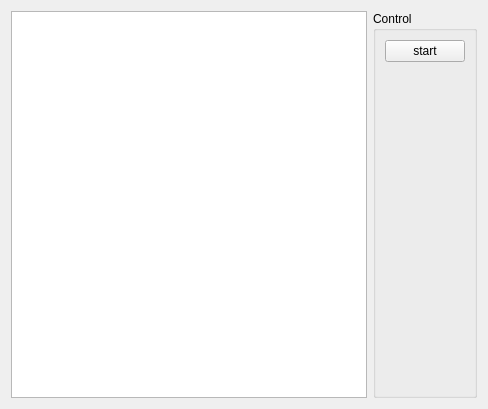
<?xml version="1.0" encoding="UTF-8"?>
<ui version="4.0">
 <class>master</class>
 <widget class="QWidget" name="master">
  <property name="geometry">
   <rect>
    <x>0</x>
    <y>0</y>
    <width>488</width>
    <height>409</height>
   </rect>
  </property>
  <property name="windowTitle">
   <string>Master</string>
  </property>
  <layout class="QVBoxLayout" name="verticalLayout_2">
   <item>
    <layout class="QHBoxLayout" name="horizontalLayout">
     <item>
      <widget class="QTreeView" name="treeView"/>
     </item>
     <item>
      <widget class="QGroupBox" name="groupBox">
       <property name="title">
        <string>Control</string>
       </property>
       <layout class="QVBoxLayout" name="verticalLayout">
        <item>
         <widget class="QPushButton" name="pushButton_start">
          <property name="text">
           <string>start</string>
          </property>
         </widget>
        </item>
        <item>
         <spacer name="verticalSpacer">
          <property name="orientation">
           <enum>Qt::Vertical</enum>
          </property>
          <property name="sizeHint" stdset="0">
           <size>
            <width>20</width>
            <height>40</height>
           </size>
          </property>
         </spacer>
        </item>
       </layout>
      </widget>
     </item>
    </layout>
   </item>
  </layout>
 </widget>
 <resources/>
 <connections/>
</ui>
